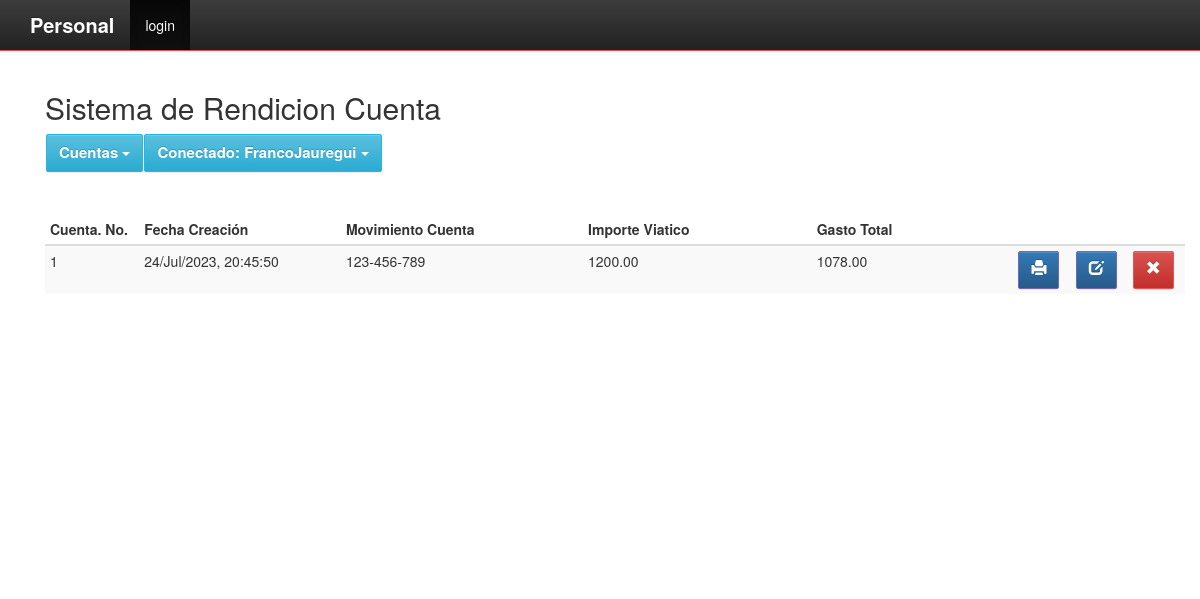
Screenshot of /invoice_list.php (signed in) with the database file from the repository.
### tables this page shows
CREATE TABLE `factura_orden` (
  `order_id` int(11) NOT NULL,
  `user_id` int(11) NOT NULL,
  `order_date` timestamp NOT NULL DEFAULT current_timestamp(),
  `order_receiver_name` varchar(250) NOT NULL,
  `order_receiver_address` text NOT NULL,
  `order_total_before_tax` decimal(10,2) NOT NULL,
  `order_total_tax` decimal(10,2) NOT NULL,
  `order_tax_per` varchar(250) NOT NULL,
  `order_total_after_tax` double(10,2) NOT NULL,
  `order_amount_paid` decimal(10,2) NOT NULL,
  `order_total_amount_due` decimal(10,2) NOT NULL,
  `note` text NOT NULL
);

### Invoice.php (called while the page is built, shortened)
<?php
class Invoice{
	private $host  = 'localhost';
    private $user  = 'root';
    private $password   = "";
    private $database  = "rendcuentas";
    private $invoiceOrderTable = 'factura_orden';
	private $dbConnect = false;
    public function __construct(){
        if(!$this->dbConnect){
            $conn = new mysqli($this->host, $this->user, $this->password, $this->database);
            if($conn->connect_error){
                die("Error failed to connect to MySQL: " . $conn->connect_error);
            }else{
                $this->dbConnect = $conn;
            }
        }
    }
	private function getData($sqlQuery) {
		$result = mysqli_query($this->dbConnect, $sqlQuery);
		$data= array();
		while ($row = mysqli_fetch_assoc($result)) {
			$data[]=$row;
		}
		return $data;
	}
	public function getInvoiceList(){
		$sqlQuery = "
			SELECT * FROM ".$this->invoiceOrderTable."
			WHERE user_id = '".$_SESSION['userid']."'";
		return  $this->getData($sqlQuery);
	}
}
?>

### invoice_list.php (the view, shortened to what this page needs)
<?php
include('header.php');
include 'Invoice.php';
$invoice = new Invoice();
$invoice->checkLoggedIn();
?>
<link href="css/style.css" rel="stylesheet">
<?php include('container.php');?>
<div class="container">
<h2 class="title">Sistema de Rendicion Cuenta</h2>
<?php include('menu.php');?>
<table id="data-table" class="table table-condensed table-striped">
<thead>
  <tr>
    <th width="7%">Cuenta. No.</th>
    <th width="15%">Fecha Creación</th>
    <th width="18%">Movimiento Cuenta</th>
    <th width="17%">Importe Viatico</th>
    <th width="15%">Gasto Total</th>
    <th width="3%"></th>
    <th width="3%"></th>
    <th width="3%"></th>
  </tr>
</thead>
<?php
$invoiceList = $invoice->getInvoiceList();
foreach($invoiceList as $invoiceDetails){
    $invoiceDate = date("d/M/Y, H:i:s", strtotime($invoiceDetails["order_date"]));
    echo '
      <tr>
        <td>'.$invoiceDetails["order_id"].'</td>
        <td>'.$invoiceDate.'</td>
        <td>'.$invoiceDetails["order_receiver_name"].'</td>
        <td>'.$invoiceDetails["order_amount_paid"].'</td>
        <td>'.$invoiceDetails["order_total_after_tax"].'</td>
        <td><a href="print_invoice.php?invoice_id='.$invoiceDetails["order_id"].'" title="Imprimir "><div class="btn btn-primary"><span class="glyphicon glyphicon-print"></span></div></a></td>
        <td><a href="edit_invoice.php?update_id='.$invoiceDetails["order_id"].'"  title="Editar Cuenta"><div class="btn btn-primary"><span class="glyphicon glyphicon-edit"></span></div></a></td>
        <td><a href="#" id="'.$invoiceDetails["order_id"].'" class="deleteInvoice"  title="Borrar MovCuenta"><div class="btn btn-danger"><span class="glyphicon glyphicon-remove"></span></div></a></td>
      </tr>
    ';
}
?>
</table>
</div>
<?php include('footer.php');?>

### style.css (style rules this page uses)
.btn-primary, .panel-primary { border-color: #7266ba; color: #fff !important; }
.btn-danger, .panel-danger { background-color: #f05050; border-color: #f05050; color: #fff !important; }

### header.php (style rules this page uses)
.form-control, .btn { min-height: 38px; border-radius: 2px; }
.btn { font-size: 15px; font-weight: bold; }

### rows the page displays
factura_orden: order_id "1", order_date "24/Jul/2023, 20:45:50", order_receiver_name "123-456-789", order_amount_paid "1200.00", order_total_after_tax "1078.00"

### other values shown
$_SESSION['user'] "FrancoJauregui"
